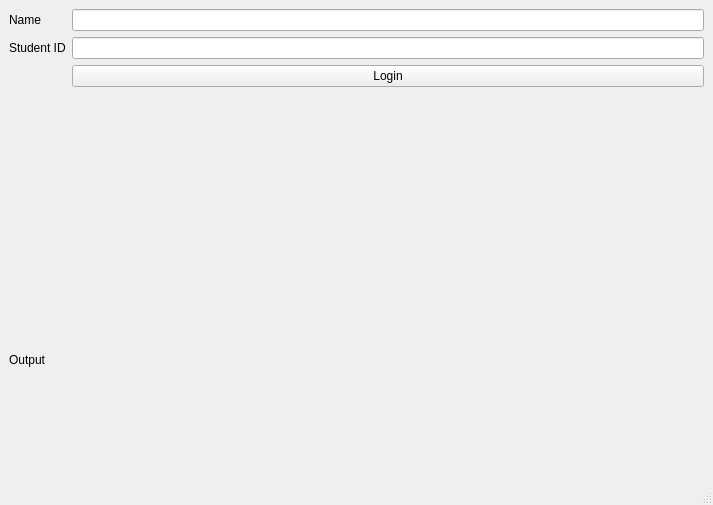
<?xml version="1.0" encoding="UTF-8"?>
<ui version="4.0">
 <class>CrackingASL</class>
 <widget class="QMainWindow" name="CrackingASL">
  <property name="geometry">
   <rect>
    <x>0</x>
    <y>0</y>
    <width>713</width>
    <height>505</height>
   </rect>
  </property>
  <property name="windowTitle">
   <string>CrackingASL</string>
  </property>
  <widget class="QWidget" name="centralwidget">
   <layout class="QVBoxLayout" name="verticalLayout_4">
    <item>
     <layout class="QFormLayout" name="formLayout">
      <item row="0" column="0">
       <widget class="QLabel" name="label">
        <property name="text">
         <string>Name</string>
        </property>
       </widget>
      </item>
      <item row="0" column="1">
       <widget class="QLineEdit" name="lineEdit"/>
      </item>
      <item row="1" column="0">
       <widget class="QLabel" name="label_2">
        <property name="text">
         <string>Student ID</string>
        </property>
       </widget>
      </item>
      <item row="1" column="1">
       <widget class="QLineEdit" name="lineEdit_2"/>
      </item>
      <item row="2" column="1">
       <widget class="QPushButton" name="pushButton">
        <property name="text">
         <string>Login</string>
        </property>
       </widget>
      </item>
     </layout>
    </item>
    <item>
     <widget class="QLabel" name="label_3">
      <property name="text">
       <string>Output</string>
      </property>
     </widget>
    </item>
   </layout>
  </widget>
  <widget class="QMenuBar" name="menubar">
   <property name="geometry">
    <rect>
     <x>0</x>
     <y>0</y>
     <width>713</width>
     <height>22</height>
    </rect>
   </property>
  </widget>
  <widget class="QStatusBar" name="statusbar"/>
 </widget>
 <resources/>
 <connections/>
</ui>
